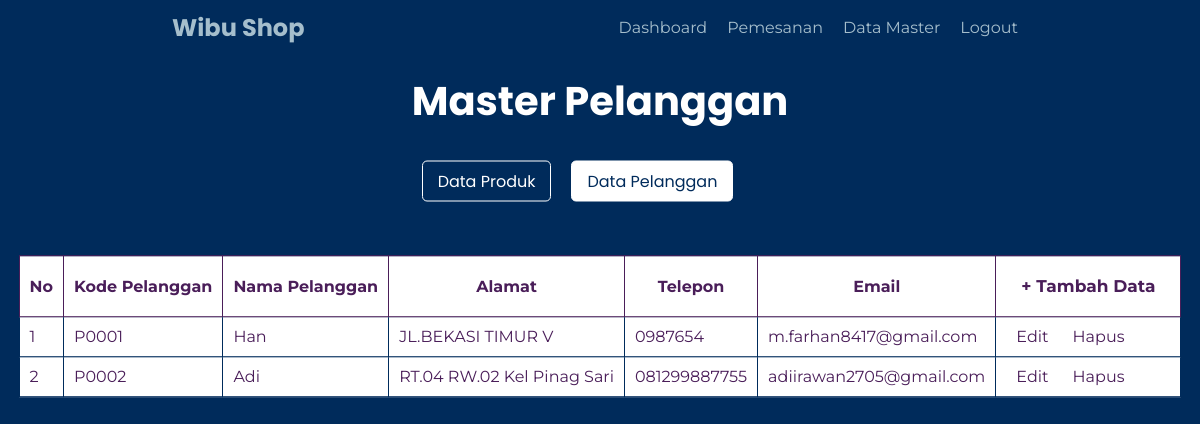
The app's page /admin/data-pelanggan.php with its own data.
### tables this page shows
CREATE TABLE `pelanggan` (
  `id_pelanggan` varchar(5) NOT NULL,
  `nm_pelanggan` varchar(40) NOT NULL,
  `alamat` text NOT NULL,
  `telepon` varchar(20) NOT NULL,
  `email` varchar(50) NOT NULL,
  `pw` varchar(100) NOT NULL
);

### admin/data-pelanggan.php (the view, shortened to what this page needs)
<?php
include '../config.php';
?>
<!DOCTYPE html>
<html lang="en">
  <head>
    <link rel="stylesheet" href="css/data-master.css" />
  </head>
  <body>
    <nav>
      <div class="logo">Wibu Shop</div>
      <ul>
        <li>
          <a href="admin.php">Dashboard</a>
        </li>
        <li>
          <a href="pemesanan.php">Pemesanan</a>
        </li>
        <li>
          <a href="data-produk.php">Data Master</a>
        </li>
        <li>
          <a href="../login/logout.php">Logout</a>
        </li>
      </ul>
    </nav>
    <section class="homepage">
      <div class="title">
        <h1>Master Pelanggan</h1>
        <div class="data-master">
          <a href="data-produk.php">Data Produk</a>
          <a href="data-pelanggan.php" style="background-color:#fff; color:#002B5B;">Data Pelanggan</a>
        </div>
      </div>
      <table>
        <tr>
          <th>No</th>
          <th>Kode Pelanggan</th>
          <th>Nama Pelanggan</th>
          <th>Alamat</th>
          <th>Telepon</th>
          <th>Email</th>
          <th>
            <p class="openbtn" onclick="openForm()">+ Tambah Data</p>
          </th>
        </tr>
        <?php
          $nomor = 1;
          $q1 = mysqli_query($koneksi, "SELECT * FROM pelanggan");
          while($hasil = mysqli_fetch_array($q1)){
        ?>
        <tr>
          <td><?php echo $nomor++ ?></td>
          <td><?php echo $hasil['id_pelanggan'] ?></td>
          <td><?php echo $hasil['nm_pelanggan'] ?></td>
          <td><?php echo $hasil['alamat'] ?></td>
          <td><?php echo $hasil['telepon'] ?></td>
          <td><?php echo $hasil['email'] ?></td>
          <td>
            <a href="edit-pelanggan.php?kode=<?php echo $hasil['id_pelanggan']?>">Edit</a>
            <a href="?kode=<?php echo $hasil['id_pelanggan'] ?>">Hapus</a>
          </td>
        </tr>
        <?php
          }
        ?>
      </table>
    </section>
  </body>
</html>

### admin/css/data-master.css (style rules this page uses)
:root { --montserrat: 'Montserrat', sans-serif; --poppins: 'Poppins', sans-serif; --birutua: #002B5B; --putih2: #A5BECC; --ungu: #4a1e59; --ungu-muda: #8930a9; --putih: #fff; }
* { margin: 0; padding: 0; box-sizing: border-box; font-family: 'Roboto'; }
body { background-color: var(--birutua); }
nav { width: 100%; padding: 10px 20px; display: flex; justify-content: space-around; align-items: center; position: fixed; background-color: var(--birutua); }
nav .logo { font-size: 24px; color: var(--putih2); font-weight: bold; font-family: var(--poppins); }
nav ul { list-style: none; display: flex; }
nav ul a { color: var(--putih2); text-decoration: none; font-family: var(--montserrat); }
nav ul li a { padding: 0 10px; }
.homepage { width: 100%; height: 100vh; display: flex; flex-direction: column; align-items: center; background-color: var(--birutua); }
.title { transform: translate(0,50%); text-align: center; }
.title h1 { font-size: 40px; color: var(--putih); font-family: var(--poppins); margin-bottom: 20px; }
.data-master { display: flex; padding: 10px 0; }
.data-master a { color: var(--putih); font-family: var(--poppins); text-decoration: none; padding: 0 10px; border: 1px solid var(--putih); padding: 7px 15px; margin: 0 10px; border-radius: 5px; }
table { margin: 100px auto; transform: translate(0, 10%); color: var(--putih); border-collapse: collapse; }
table a { padding: 10px; color: var(--ungu); font-family: var(--montserrat); text-decoration: none; }
table th { padding: 10px; color: var(--ungu); font-family: var(--montserrat); background-color: var(--putih); border: 1px solid var(--ungu); }
table th p { font-family: var(--montserrat); }
table td { border: 1px solid var(--birutua); font-family: var(--montserrat); padding: 10px; background-color: var(--putih); color: var(--ungu); }
.openbtn { background: var(--putih); border: none; padding: 10px 15px; font-size: 17px; cursor: pointer; float: right; }

### records on screen
pelanggan: id_pelanggan "P0001", nm_pelanggan "Han", alamat "JL.BEKASI TIMUR V", telepon "0987654", email "m.farhan8417@gmail.com"
pelanggan: id_pelanggan "P0002", nm_pelanggan "Adi", alamat "RT.04 RW.02 Kel Pinag Sari", telepon "081299887755", email "adiirawan2705@gmail.com"
